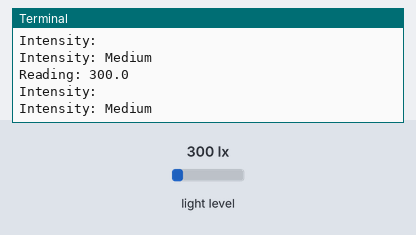
Simulated run of this program. Board: Raspberry Pi (BCM pin numbers). Shown: the last lines printed to the terminal. Inputs (shaded band) come from the test bench; at power-on: light level 300 lx.

Above: at 1.2 s.
1.3 s: light level set to 97 lx
At 2.3 s:
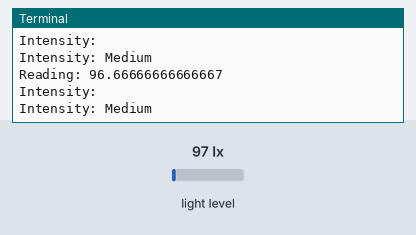
2.8 s: light level set to 80 lx
At 3.8 s:
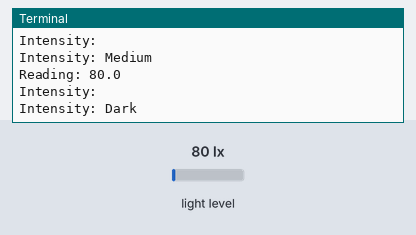
Timing chart, 0 to 5.8 s (numbered marks = the images above; inputs shaded):
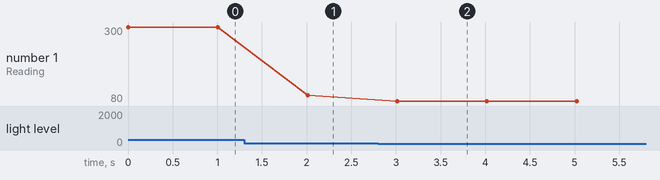

The program:

8.1d.py
```python
import smbus
import time

address = 0x23
start = 0x01
stop = 0x00
reset = 0x07

bus = smbus.SMBus(1)

def light_read():
	new_add = bus.read_i2c_block_data(address, address)
	value = conversion_of_light(new_add)
	return value

def conversion_of_light(new_add):
	converted = ((new_add[1] + (256 * new_add[0]))/1.2)
	return converted

try:
	while 1:
		intensity = light_read()
		print(f"Reading: {intensity}")

		print("Intensity:")
		if(intensity >= 4500):
			print("Intensity: Too bright")
		elif(intensity >= 500 and intensity < 4500):
			print("Intensity: Bright")
		elif(intensity >= 90 and intensity < 500):
			print("Intensity: Medium")
		elif(intensity > 50 and intensity < 90):
			print("Intensity: Dark")
		elif(intensity < 50):
			print("Intensity: Too dark")
		time.sleep(1)

except KeyboardInterrupt:
	print("Closing")
```

Measured:
- the behaviour switches between 90 and 89 lx on light level (found by bisection; images 1 and 2)
- after the input at 1.3 s, the terminal: prints a new line after 0.71 s (image 1)
- after the input at 2.8 s, the terminal: prints a new line after 0.22 s (image 2)
- plotted number 1: 300 → 96.67 after the input at 1.3 s, 96.67 → 80 after the input at 2.8 s
